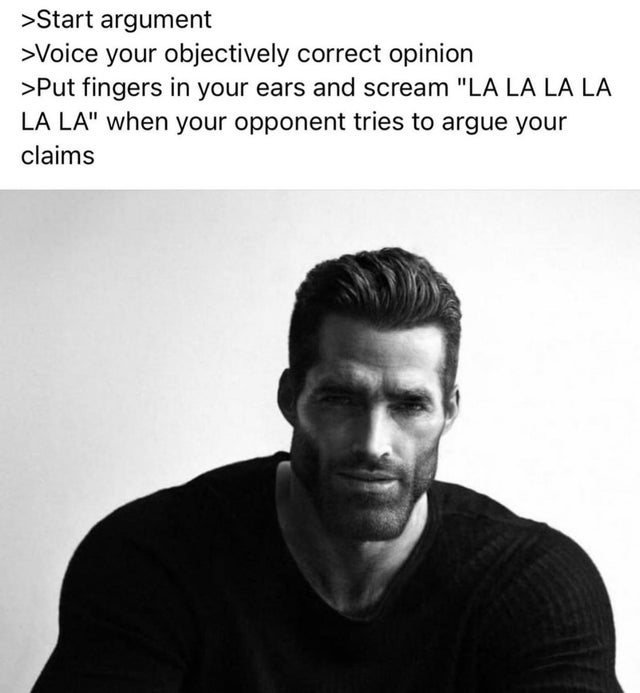
#> input picture 2iglfxn82gm61.jpg, 640 x 693 px
$ python fuck.py
#> lines starting #> are read from the running program, lines starting #| are printed output that depends on the picture; after the words box and inside, x2 and y2 are one past the last pixel; in counts of white or black regions, pixels touching at a corner belong together
from PIL import Image
from matplotlib import pyplot as plt
import pytesseract
import cv2
import numpy as np


img = cv2.imread('2iglfxn82gm61.jpg', 0)
#> img is the input picture: shape (693, 640); min 0, max 255, mean 168.9
ret, thresh1 = cv2.threshold(img, 127, 150, cv2.THRESH_BINARY)
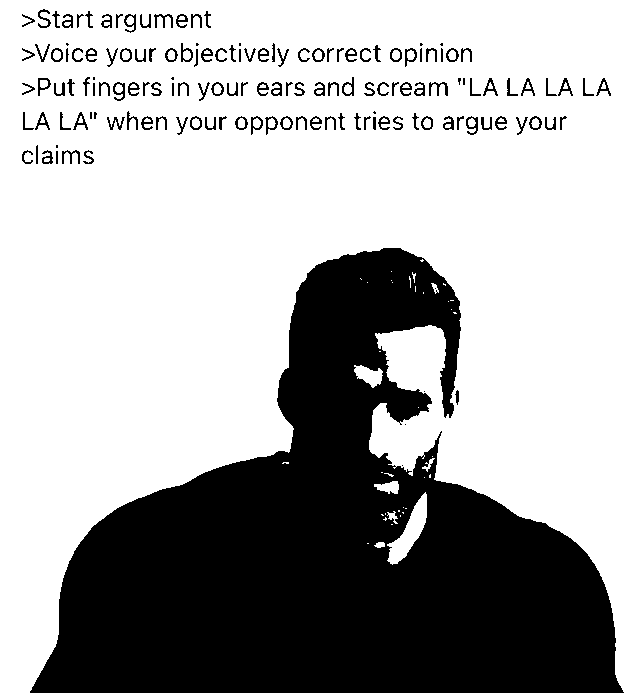
#> thresh1: shape (693, 640); values 0 (black) and 150 (white), 67.5% white; 148 black regions (17 under 20 px), largest, box (x1, y1, x2, y2) and area: (30, 248, 624, 693) 135600, (429, 82, 448, 96) 112, (154, 14, 173, 28) 105
ret, thresh2 = cv2.threshold(img, 127, 255, cv2.THRESH_BINARY_INV)
ret, thresh3 = cv2.threshold(img, 127, 255, cv2.THRESH_TRUNC)
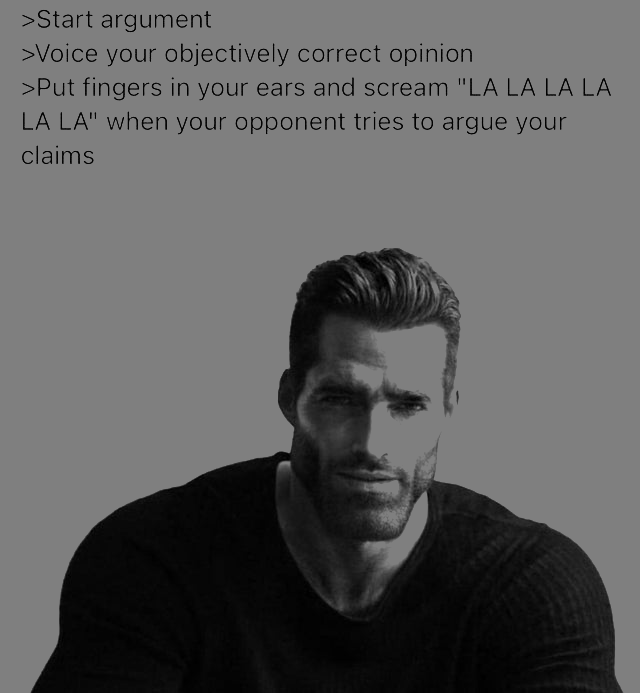
#> thresh3: shape (693, 640); min 0, max 127, mean 93.2
ret, thresh4 = cv2.threshold(img, 127, 255, cv2.THRESH_TOZERO)
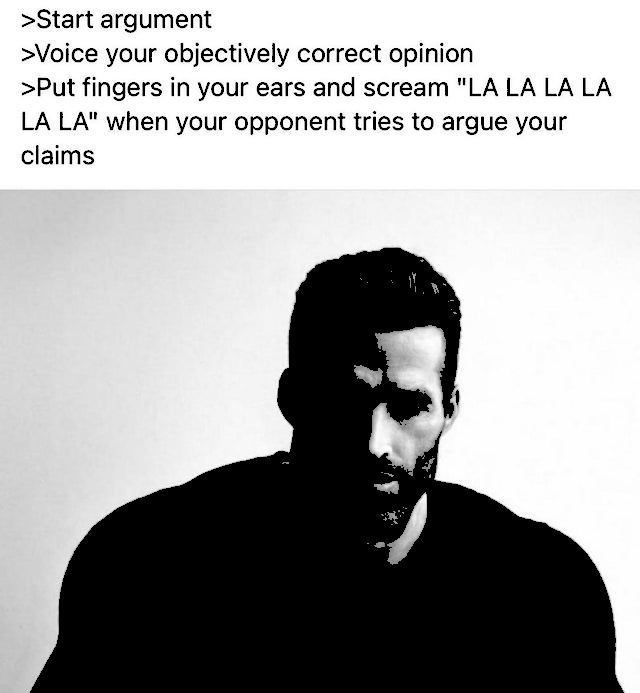
#> thresh4: shape (693, 640); min 0, max 255, mean 161.4
ret, thresh5 = cv2.threshold(img, 127, 255, cv2.THRESH_TOZERO_INV)
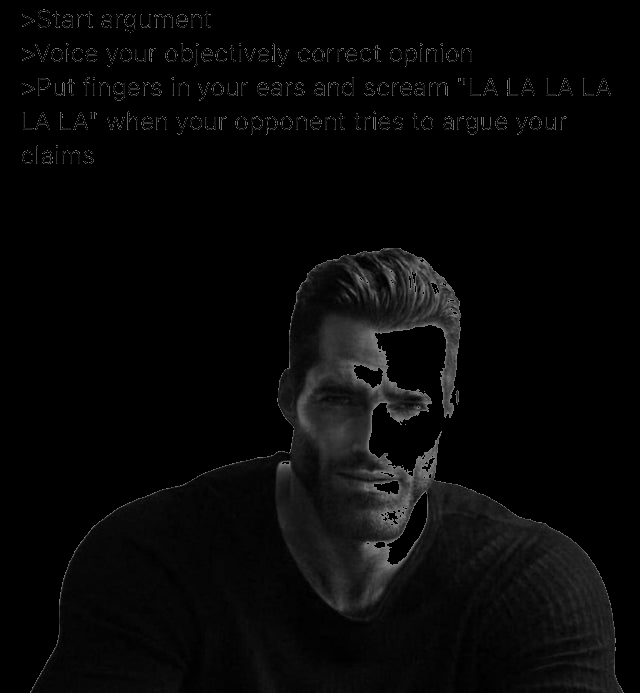
#> thresh5: shape (693, 640); min 0, max 127, mean 7.5

titles = ['Original Image', 'BINARY',
          'BINARY_INV', 'TRUNC', 'TOZERO', 'TOZERO_INV']
images = [img, thresh1, thresh2, thresh3, thresh4, thresh5]

for i in range(6):
    plt.subplot(2, 3, i+1), plt.imshow(images[i], 'gray')
    plt.title(titles[i])
    plt.xticks([]), plt.yticks([])


print(pytesseract.image_to_string(Image.open('2iglfxn82gm61.jpg')))
#> (this line was passed over: pytesseract is not available in this run)
plt.show()
